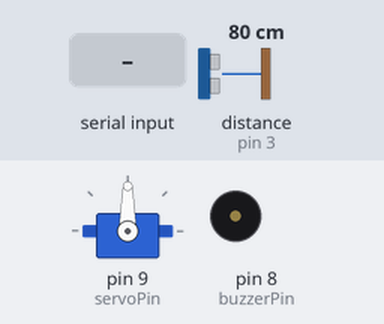
A sketch run on a simulated Arduino Uno, built with avr-gcc and run on an emulated ATmega328P. Parts: servo, buzzer (waves = sounding, pin HIGH). Wiring (inferred from the names in the program): ultrasonic range finder: trigger pin 2; echo pin 3. Inputs (shaded band) come from the test bench; at power-on: distance to the obstacle (sensor on pin 3) 80 cm. The echo pulse lasts 58.3 µs per cm; pins used as bus, display or sensor lines are not drawn; what the sketch prints to the serial monitor is not drawn.

Above: at 1.5 s.
1.6 s: "BUZZ_ON\n" received over Serial
At 2.1 s:
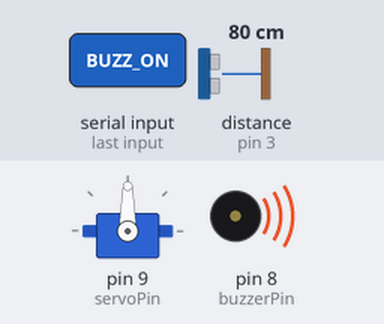
3.1 s: "OPEN\n" received over Serial
At 4.3 s:
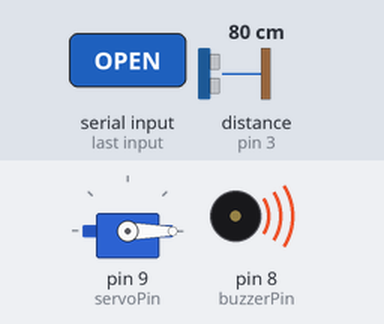
4.6 s: "BUZZ_OFF\n" received over Serial
At 5.6 s:
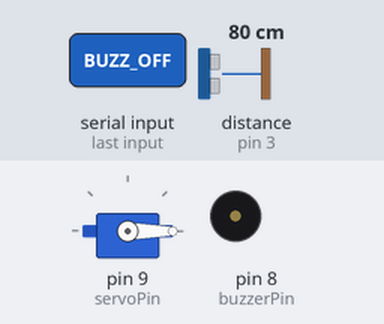
6.1 s: "LOCK\n" received over Serial
At 6.6 s:
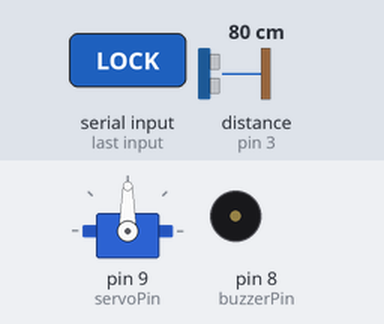
Timing chart, 0 to 8.6 s (numbered marks = the images above; inputs shaded):
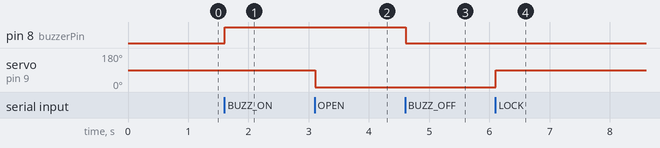

The sketch:

Arduino_Sensor_Node.ino
```cpp
#include <Servo.h>

const int trigPin = 2;
const int echoPin = 3;
const int buzzerPin = 8;
const int servoPin = 9;

Servo doorServo;
unsigned long lastPingTime = 0;

float filteredDistance = 0.0;
// Exponential Moving Average remains at 0.4 as required
const float alpha = 0.4;

void setup() {
  Serial.begin(9600);

  pinMode(trigPin, OUTPUT);
  pinMode(echoPin, INPUT);
  pinMode(buzzerPin, OUTPUT);

  doorServo.attach(servoPin);
  doorServo.write(90);
  delay(300);
  doorServo.detach();
}

void loop() {
  // 1. Process commands instantly
  if (Serial.available()) {
    String cmd = Serial.readStringUntil('\n');
    cmd.trim();

    if (cmd.length() > 0) {
      if (cmd == "BUZZ_ON") digitalWrite(buzzerPin, HIGH);
      else if (cmd == "BUZZ_OFF") digitalWrite(buzzerPin, LOW);
      else if (cmd == "OPEN") {
        doorServo.attach(servoPin);
        doorServo.write(0);
        delay(200);
        doorServo.detach();
      }
      else if (cmd == "LOCK") {
        doorServo.attach(servoPin);
        doorServo.write(90);
        delay(200);
        doorServo.detach();
      }
    }
  }

  // 2. Ultra-Fast Acoustic Polling (40ms interval)
  if (millis() - lastPingTime >= 40) {
    lastPingTime = millis();

    digitalWrite(trigPin, LOW);
    delayMicroseconds(2);
    digitalWrite(trigPin, HIGH);
    delayMicroseconds(10);
    digitalWrite(trigPin, LOW);

    // CRITICAL HARDWARE FIX: 12000us timeout prevents the Arduino from freezing
    // This locks the max range to ~200cm but guarantees millisecond responsiveness
    long duration = pulseIn(echoPin, HIGH, 12000);

    if (duration > 0) {
      int rawDistance = duration * 0.034 / 2;

      // Apply existing DSP filter
      if (filteredDistance == 0.0 || filteredDistance >= 999) {
        filteredDistance = rawDistance;
      } else {
        filteredDistance = (alpha * rawDistance) + ((1.0 - alpha) * filteredDistance);
      }

      int finalDistance = (int)filteredDistance;
      Serial.println(finalDistance);

    } else {
      // Hardware timeout
      filteredDistance = 999;
      Serial.println(999);
    }
  }
}
```

Measured:
- after the input at 1.6 s, pin 8 (buzzerPin): LOW → HIGH at once
- after the input at 3.1 s, servo on pin 9 (servoPin): 90° → 0° at once
- after the input at 4.6 s, pin 8 (buzzerPin): HIGH → LOW at once
- after the input at 6.1 s, servo on pin 9 (servoPin): 0° → 90° at once
